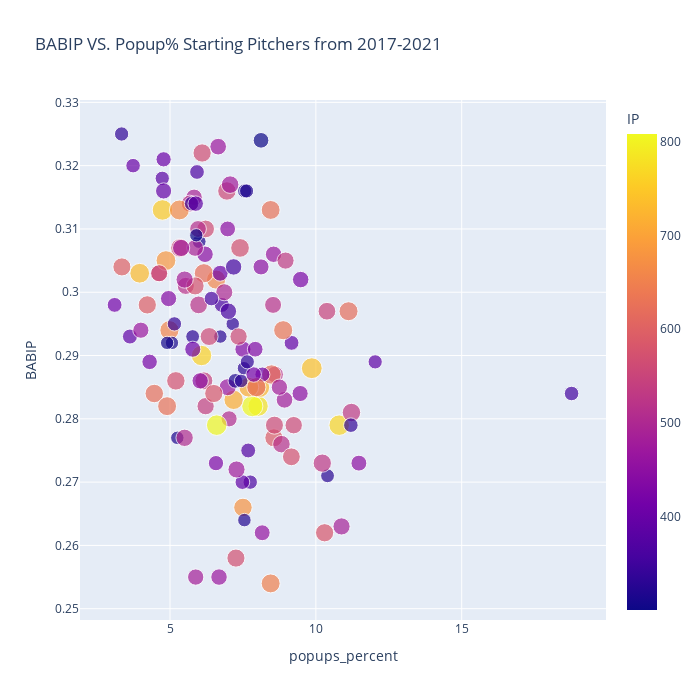

Notebook cell for this chart:
### Markdown cell above
## **Investigating Batting Average on Balls in Play**

### Code cell
fig = px.scatter(fg_sav, x="popups_percent", y="BABIP",
                 size = 'pitch_count',color ="IP",
                 hover_name="Name", log_x=False, size_max=15, width=700, height=700,
                 title = "BABIP VS. Popup% Starting Pitchers from 2017-2021")
fig.show()

### Figure 1 — Plotly figure (JSON) as saved in the notebook; plotly's stock layout.template omitted (floating-point values rounded to 4 significant figures; data arrays with more than 128 entries replaced by an {"elided": "..."} marker saying what was removed)
{"data": [{"hovertemplate": "<b>%{hovertext}</b><br><br>popups_percent=%{x}<br>BABIP=%{y}<br>pitch_count=%{marker.size}<br>IP=%{marker.color}<extra></extra>", "hovertext": {"elided": "132 str values"}, "legendgroup": "", "marker": {"color": {"elided": "132 float values"}, "coloraxis": "coloraxis", "size": {"elided": "132 int values"}, "sizemode": "area", "sizeref": 58.24, "symbol": "circle"}, "mode": "markers", "name": "", "orientation": "v", "showlegend": false, "type": "scatter", "x": {"elided": "132 float values"}, "xaxis": "x", "y": {"elided": "132 float values"}, "yaxis": "y"}], "layout": {"coloraxis": {"colorbar": {"title": {"text": "IP"}}, "colorscale": [[0, "#0d0887"], [0.1111, "#46039f"], [0.2222, "#7201a8"], [0.3333, "#9c179e"], [0.4444, "#bd3786"], [0.5556, "#d8576b"], [0.6667, "#ed7953"], [0.7778, "#fb9f3a"], [0.8889, "#fdca26"], [1, "#f0f921"]]}, "height": 700, "legend": {"itemsizing": "constant", "tracegroupgap": 0}, "title": {"text": "BABIP VS. Popup% Starting Pitchers from 2017-2021"}, "width": 700, "xaxis": {"anchor": "y", "domain": [0, 1], "title": {"text": "popups_percent"}}, "yaxis": {"anchor": "x", "domain": [0, 1], "title": {"text": "BABIP"}}}}
